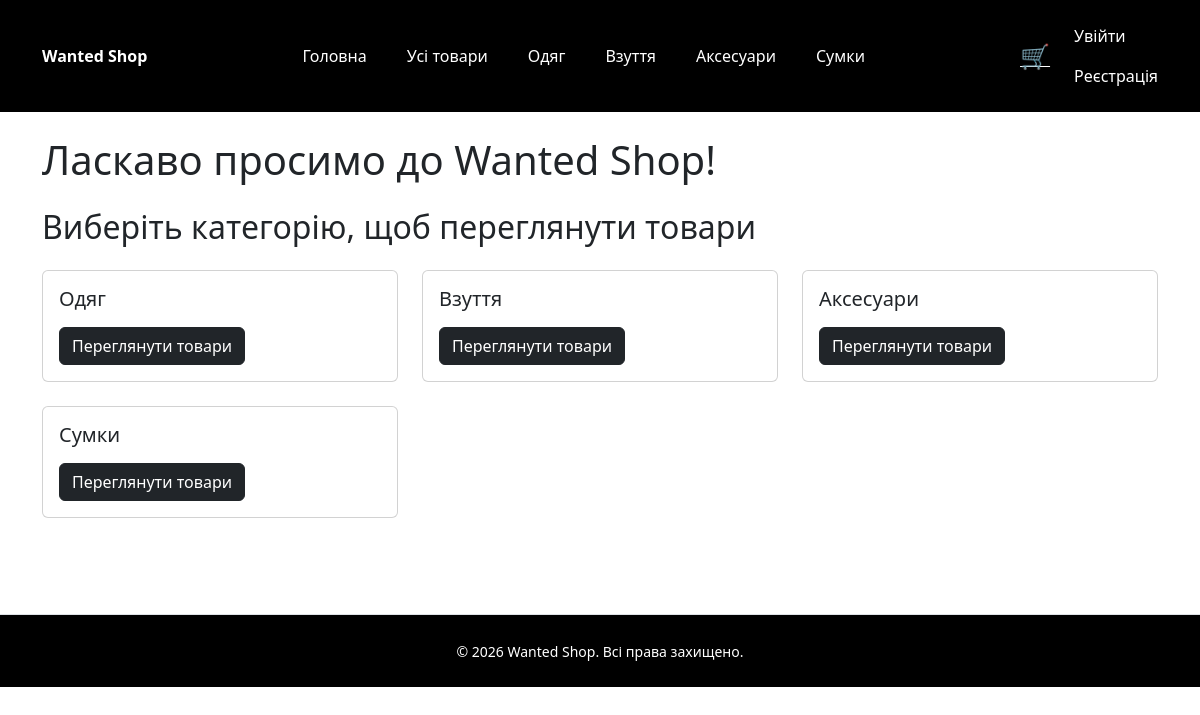
The app's page /, older data.
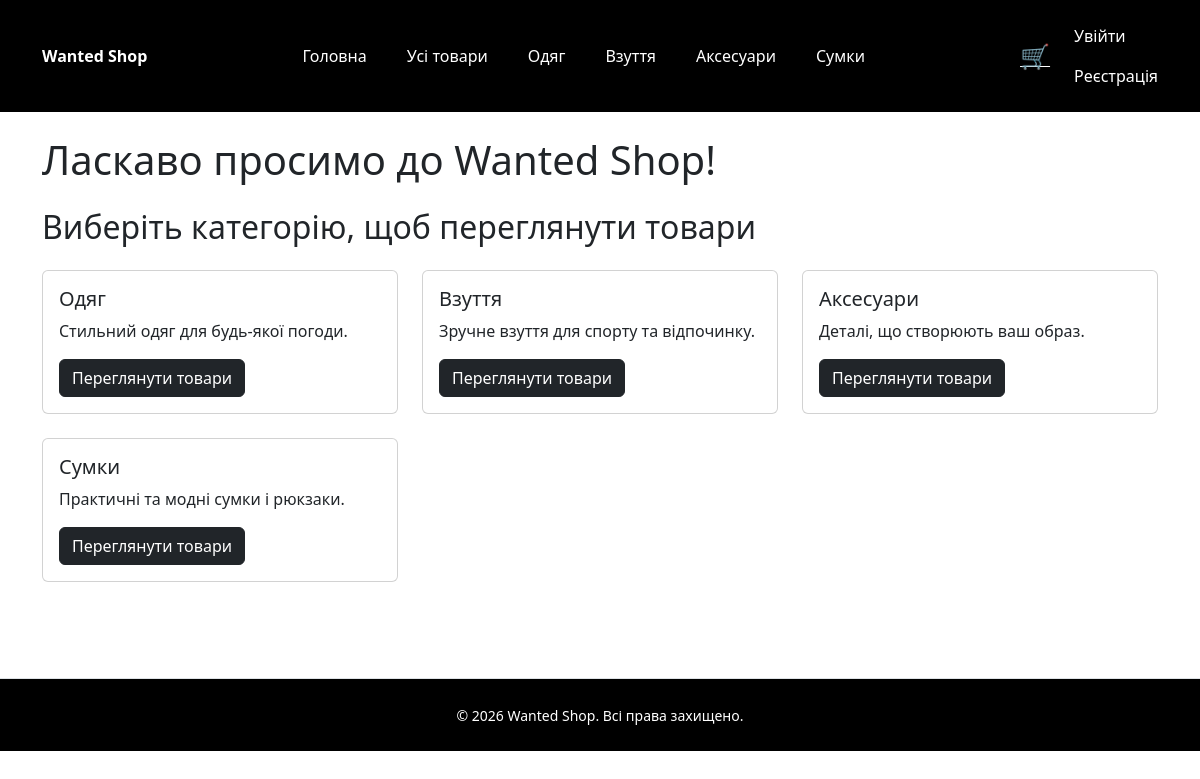
The same page, newer data.
### products/models.py (models this page shows, shortened)
class Category(models.Model):
    name = models.CharField(max_length=100, unique=True)
    slug = models.SlugField(max_length=255, unique=True)
    description = models.TextField(blank=True)

### products/views.py (the view)
# urls.py: path('', views.home, name='home'),
@ratelimit(key='ip', rate='100/m', method='GET', block=True)
def home(request):
	categories = cache.get(CATEGORY_CACHE_KEY)
	if not categories:
		categories = list(Category.objects.all())
		cache.set(CATEGORY_CACHE_KEY, categories, CATEGORY_CACHE_TIL)
	return render(request, 'product/home.html', {'categories': categories})

### cart/context_processor.py (called while the page is built)
def cart_item_count(request):
    if request.user.is_authenticated:
        try:
            cart = Cart.objects.get(user=request.user)
            return {'cart_item_count': cart.items.count()}
        except Cart.DoesNotExist:
            return {'cart_item_count': 0}
    else:
        cart = request.session.get('cart', {})
        return {'cart_item_count': sum(cart.values())}

### templates/product/home.html (shortened to what this page needs)
{% extends 'base.html' %}
{% block content %}
<div class="container mt-4">
    <h1 class="mb-4">Ласкаво просимо до Wanted Shop!</h1>
    <h2 class="mb-4">Виберіть категорію, щоб переглянути товари</h2>
    <div class="row">
        {% for category in categories %}
        <div class="col-md-4">
            <div class="card">
                <div class="card-body">
                    <h5 class="card-title">{{ category.name }}</h5>
                    <p class="card-text">{{ category.description }}</p>
                    <a href="{% url 'products:product_list_by_category' slug=category.slug %}" class="btn btn-dark">Переглянути товари</a>
                </div>
            </div>
        </div>
        {% endfor %}
    </div>
</div>
{% endblock %}

### templates/components/header.html (shortened to what this page needs)
{% load static %}
<header class="bg-black text-white py-3 mb-4">
	<div class="container">
		<div class="d-flex flex-wrap align-items-center justify-content-between">
			<a class="navbar-brand fw-bold text-white" href="{% url 'products:home' %}">Wanted Shop</a>
			<ul class="nav list-inline mb-0">
				<li class="list-inline-item"><a class="nav-link text-white" href="{% url 'products:home' %}">Головна</a></li>
				<li class="list-inline-item"><a class="nav-link text-white" href="{% url 'products:product_list' %}">Усі товари</a></li>
				{% for category in categories %}
				<li class="list-inline-item"><a class="nav-link text-white" href="{% url 'products:product_list_by_category' category.slug %}">{{ category.name }}</a></li>
				{% endfor %}
			</ul>
			<div class="d-flex align-items-center gap-3">
				<a href="{% url 'cart:cart_details' %}" class="position-relative text-white" title="Кошик">
					<span class="fs-4">🛒</span>
				</a>
				<ul class="navbar-nav ms-2">
					{% if user.is_authenticated %}
					<li class="nav-item">
						<a class="nav-link" href="{% url 'accounts:profile' %}">Профіль</a>
					</li>
					<li class="nav-item">
						<a class="nav-link" href="{% url 'accounts:logout' %}">Вийти</a>
					</li>
					{% else %}
					<li class="nav-item">
						<a class="nav-link" href="{% url 'accounts:login' %}">Увійти</a>
					</li>
					<li class="nav-item">
						<a class="nav-link" href="{% url 'accounts:register' %}">Реєстрація</a>
					</li>
					{% endif %}
				</ul>
			</div>
		</div>
	</div>
</header>

Row changes from the older to the newer data that the page shows:
changed Category "Одяг": description (not shown) → "Стильний одяг для будь-якої погоди."
changed Category "Взуття": description (not shown) → "Зручне взуття для спорту та відпочинку."
changed Category "Аксесуари": description (not shown) → "Деталі, що створюють ваш образ."
changed Category "Сумки": description (not shown) → "Практичні та модні сумки і рюкзаки."
